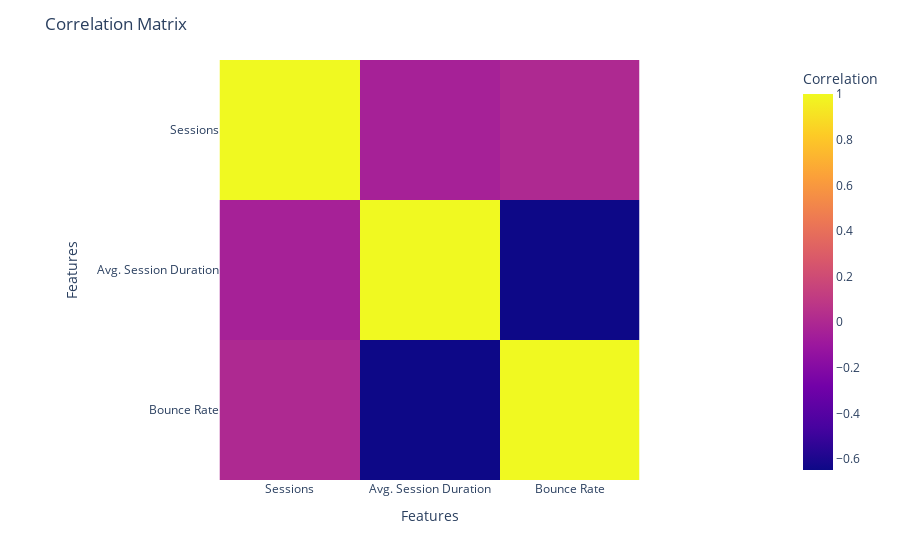

The code cell stored with this chart in its notebook:
### Markdown cell above
Explanation of the results from data.describe():

Client ID:
- Count: 999 non-null values.
- Mean: The average Client ID is around 1.036 billion, suggesting a broad range of unique user IDs.
- Std: The standard deviation of about 615 million indicates significant variability in the Client ID values.
- Min: The smallest Client ID value is 184,918, which is quite low compared to the average, indicating that IDs are not sequential or numerically close.
- Max: The largest Client ID value is approximately 2.06 billion, showing the large range of identifiers.

Sessions:
- Count: 999 non-null values.
- Mean: The average number of sessions per user is 32.26.
- Std: The standard deviation of 24.66 indicates that there is considerable variability in the number of sessions among users.
- Min: The smallest number of sessions recorded for a user is 17.
- Max: The maximum number of sessions for a user is 367, showing that some users are much more engaged than others.
- Percentiles: 25% of users have 21 sessions or fewer, 50% (the median) have 25 sessions or fewer, and 75% have 35 sessions or fewer.

Avg. Session Duration:
- Count: 999 non-null values.
- Mean: The average session duration is approximately 3.64 minutes.
- Std: The standard deviation is 4.04 minutes, showing a wide spread of session lengths.
- Min: The shortest session duration recorded is 0 minutes, indicating that some sessions were extremely brief or possibly not properly logged.
- Max: The longest session recorded is about 30.67 minutes, which is quite high, suggesting some users have much longer engagement times.
- Percentiles: The 25th percentile indicates that 25% of sessions are shorter than about 0.89 minutes, the median is 2.47 minutes, and the 75th percentile shows that 75% of sessions are shorter than 4.82 minutes.

Bounce Rate:
- Count: 999 non-null values.
- Mean: The average bounce rate is 65.31%, indicating that, on average, users leave the site without interacting much after viewing only one page.
- Std: The standard deviation of 22.99% shows significant variation in bounce rates among users.
- Min: The lowest recorded bounce rate is 4.88%, meaning some users interact significantly before leaving.
- Max: The highest bounce rate is 100%, indicating some users leave after just viewing the landing page.
- Percentiles: The 25th percentile shows that 25% of users have a bounce rate lower than 47.37%, the median is 66.67%, and the 75th percentile shows that 75% of users have a bounce rate lower than 85.19%.

These statistics give a snapshot of user engagement, showing variability in session behavior and bounce rates across the dataset. The large spread in session durations and bounce rates suggests diverse user behavior.

### Code cell
# Exclude 'Client Id' column from the dataset
data_without_id = data.drop('Client ID', axis=1)

# Calculate the correlation matrix
correlation_matrix = data_without_id.corr()

# Visualize the correlation matrix
correlation_fig = px.imshow(correlation_matrix, 
                            labels=dict(x='Features', 
                                        y='Features', 
                                        color='Correlation'))
correlation_fig.update_layout(title='Correlation Matrix')
correlation_fig.show()

### Figure 1 — Plotly figure (JSON) as saved in the notebook; plotly's stock layout.template omitted (floating-point values rounded to 4 significant figures)
{"data": [{"coloraxis": "coloraxis", "hovertemplate": "Features: %{x}<br>Features: %{y}<br>Correlation: %{z}<extra></extra>", "name": "0", "type": "heatmap", "x": ["Sessions", "Avg. Session Duration", "Bounce Rate"], "xaxis": "x", "y": ["Sessions", "Avg. Session Duration", "Bounce Rate"], "yaxis": "y", "z": [[1, -0.04367, 0.003748], [-0.04367, 1, -0.6471], [0.003748, -0.6471, 1]]}], "layout": {"coloraxis": {"colorbar": {"title": {"text": "Correlation"}}, "colorscale": [[0, "#0d0887"], [0.1111, "#46039f"], [0.2222, "#7201a8"], [0.3333, "#9c179e"], [0.4444, "#bd3786"], [0.5556, "#d8576b"], [0.6667, "#ed7953"], [0.7778, "#fb9f3a"], [0.8889, "#fdca26"], [1, "#f0f921"]]}, "margin": {"t": 60}, "title": {"text": "Correlation Matrix"}, "xaxis": {"anchor": "y", "constrain": "domain", "domain": [0, 1], "scaleanchor": "y", "title": {"text": "Features"}}, "yaxis": {"anchor": "x", "autorange": "reversed", "constrain": "domain", "domain": [0, 1], "title": {"text": "Features"}}}}
